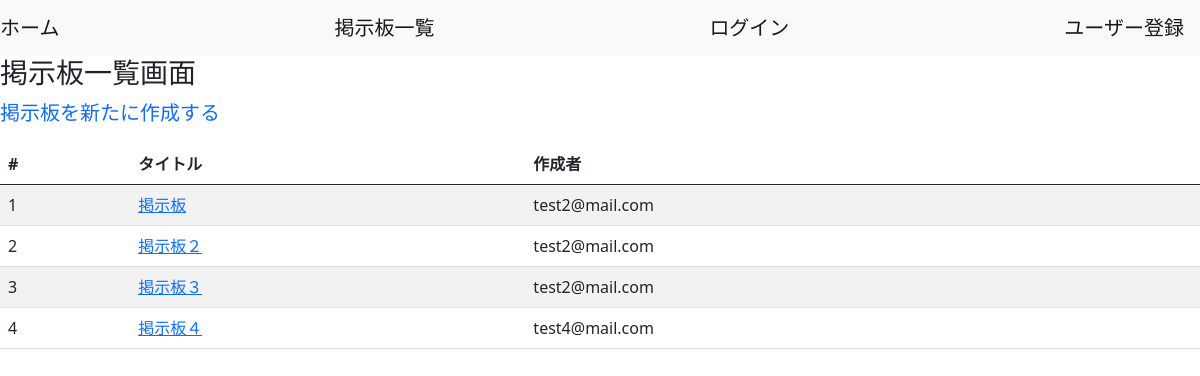
Before: /boards/list_themes with the older database file.
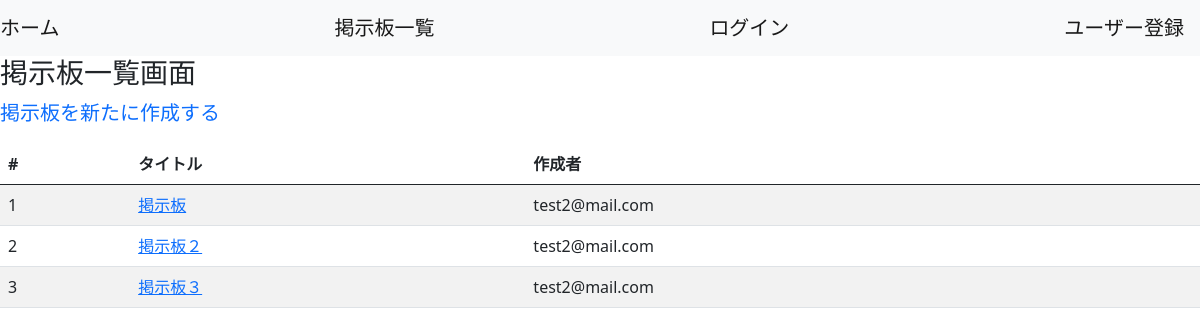
After: the same page with the newer database file.
### boards/models.py (models this page shows)
class Themes(models.Model):
    title = models.CharField(max_length=255)
    user = models.ForeignKey(
        'accounts.Users', on_delete=models.CASCADE
    )
    objects = ThemesManager()
    class Meta:
        db_table = 'themes'

### accounts/models.py (models this page shows)
class Users(AbstractBaseUser, PermissionsMixin):
    username = models.CharField(max_length=255)
    age = models.PositiveIntegerField()
    email = models.EmailField(max_length=255, unique=True)
    is_active = models.BooleanField(default=False)
    is_staff = models.BooleanField(default=False)
    picture = models.FileField(null=True, upload_to='picture/')
    USERNAME_FIELD = 'email'
    REQUIRED_FIELDS = ['username']
    objects = UserManager()
    class Meta:
        db_table = 'users'

### boards/views.py (the view)
# urls.py: path('list_themes', views.list_themes, name='list_themes'),
def list_themes(request):
    themes = Themes.objects.fetch_all_themes()
    return render(
        request, 'boards/list_themes.html', context={
        'themes': themes
        }
    )

### boards/models.py (called while the page is built)
    def fetch_all_themes(self):
        return self.order_by('id').all()

### templates/boards/list_themes.html (shortened to what this page needs)
{% extends "base.html" %}
{% block content %}
<h3>掲示板一覧画面</h3>
<p><a class="navbar-brand" href="{% url 'boards:create_theme' %}">掲示板を新たに作成する</a></p>
<table class="table table-striped table-hover">
  <thead>
    <tr>
      <th>#</th>
      <th>タイトル</th>
      <th>作成者</th>
    </tr>
  </thead>
  <tbody>
  {% for theme in themes %}
    <tr>
        <td>{{ forloop.counter }}</td>
        <td><a href="{% url 'boards:post_comments' theme_id=theme.id %}">{{ theme.title }}</a></td>
        {% if theme.user.id == user.id %}
        <td><a href="{% url 'boards:edit_theme' id=theme.id %}">{{ theme.user }}</a></td>
        {% else %}
        <td>{{ theme.user }}</td>
        {% endif %}
    </tr>
  {% endfor %}
  </tbody>
</table>
{% endblock %}

Changed rows visible on the page:
removed Themes: title "掲示板４", user "test4@mail.com"
